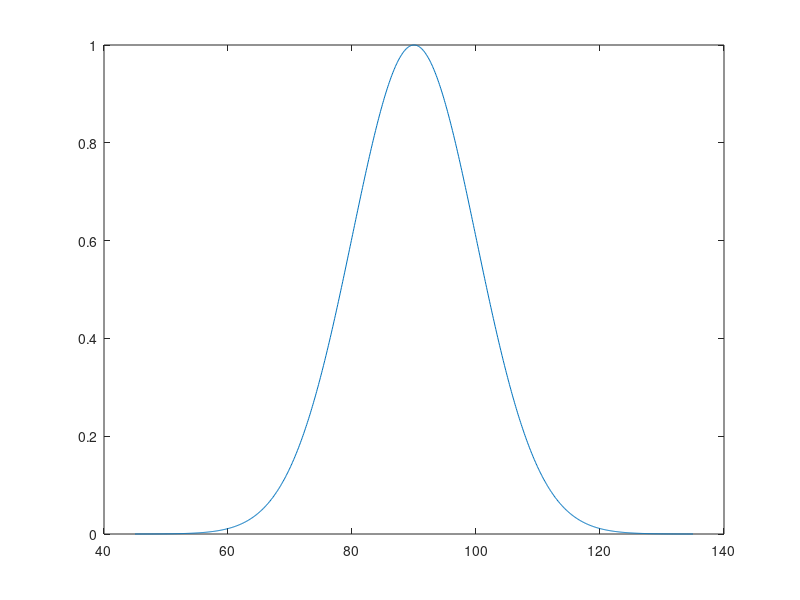

Write MATLAB code to recreate this figure.
% x = 0:0.1:5;
% y = dsigmf(x,[2.5 1 2.5 4]);
% plot(x,y)
% xlabel('dsigmf, P = [5 2 5 5]')


% 
% x = 0:0.1:10;
% y = gaussmf(x,[1 5]);
% plot(x,y)
% xlabel('gaussmf, P=[1 5]')
% x = 45:0.1:135;
% y = gaussmf(x,[10 90]);
% plot(x,y)

CEX = 45:0.1:135;
CEY = gaussmf((45:0.1:135),[10 90]);
plot(CEX,CEY)